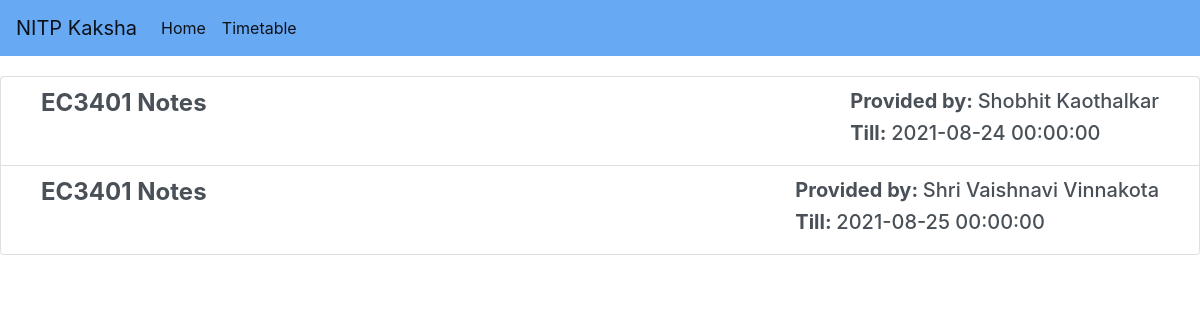
Page /notes/EC3401 on the committed database.
### app.py (models this page shows)
class Notes(db.Model):
    id = db.Column(db.Integer, primary_key=True)
    course = db.Column(db.String(20), nullable = False)
    notes_name = db.Column(db.String(30), nullable = False)
    notes_link = db.Column(db.Text(), unique=True, nullable = False, default='#')
    provided_by = db.Column(db.String(100), nullable = False, default='Anonymous')
    till_date = db.Column(db.DateTime())
    def __repr__(self):
        return f"Notes('{self.id}', '{self.notes_name}', '{self.course}', '{self.provided_by}', '{self.till_date}')"

### app.py (the view)
@app.route("/notes/<course>", methods=['GET', 'POST'])
def notes(course):
    notes = Notes.query.filter_by(course = course).all()
    print(notes)
    return render_template('notes.html', notes = notes)

### templates/notes.html
{% extends "layout.html" %}
{% block content %}
<div class="list-group my-list">
    {% for n in notes %}
    <a href="{{ n.notes_link }}" class="list-group-item list-group-item-action">
        <div class="d-flex justify-content-between" style="margin-left: 20px; margin-right: 20px;">
            <h4><strong>{{ n.notes_name }}</strong></h4>
            <div>
            <h5><strong>Provided by: </strong>{{ n.provided_by }}</h5>
            <h5><strong>Till: </strong>{{ n.till_date }}</h5>
            </div>
        </div>
    </a>
    {% endfor %}
</div>
{% endblock content %}

### static/style.css (style rules this page uses)
.my-list { margin-top: 20px; }

### rows in the picture
Notes: notes_name "EC3401 Notes", provided_by "Shobhit Kaothalkar", till_date "2021-08-24 00:00:00"
Notes: notes_name "EC3401 Notes", provided_by "Shri Vaishnavi Vinnakota", till_date "2021-08-25 00:00:00"
